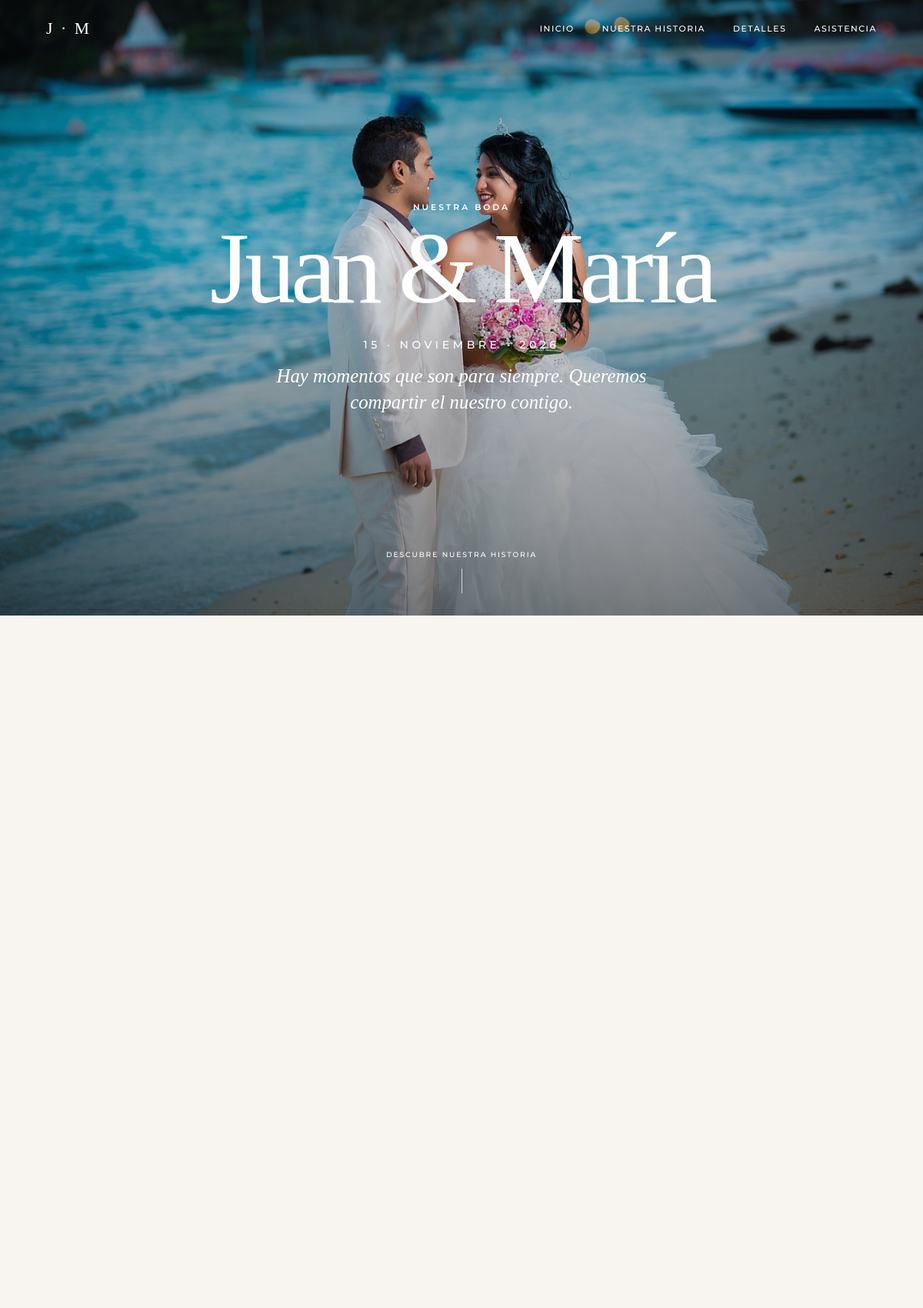
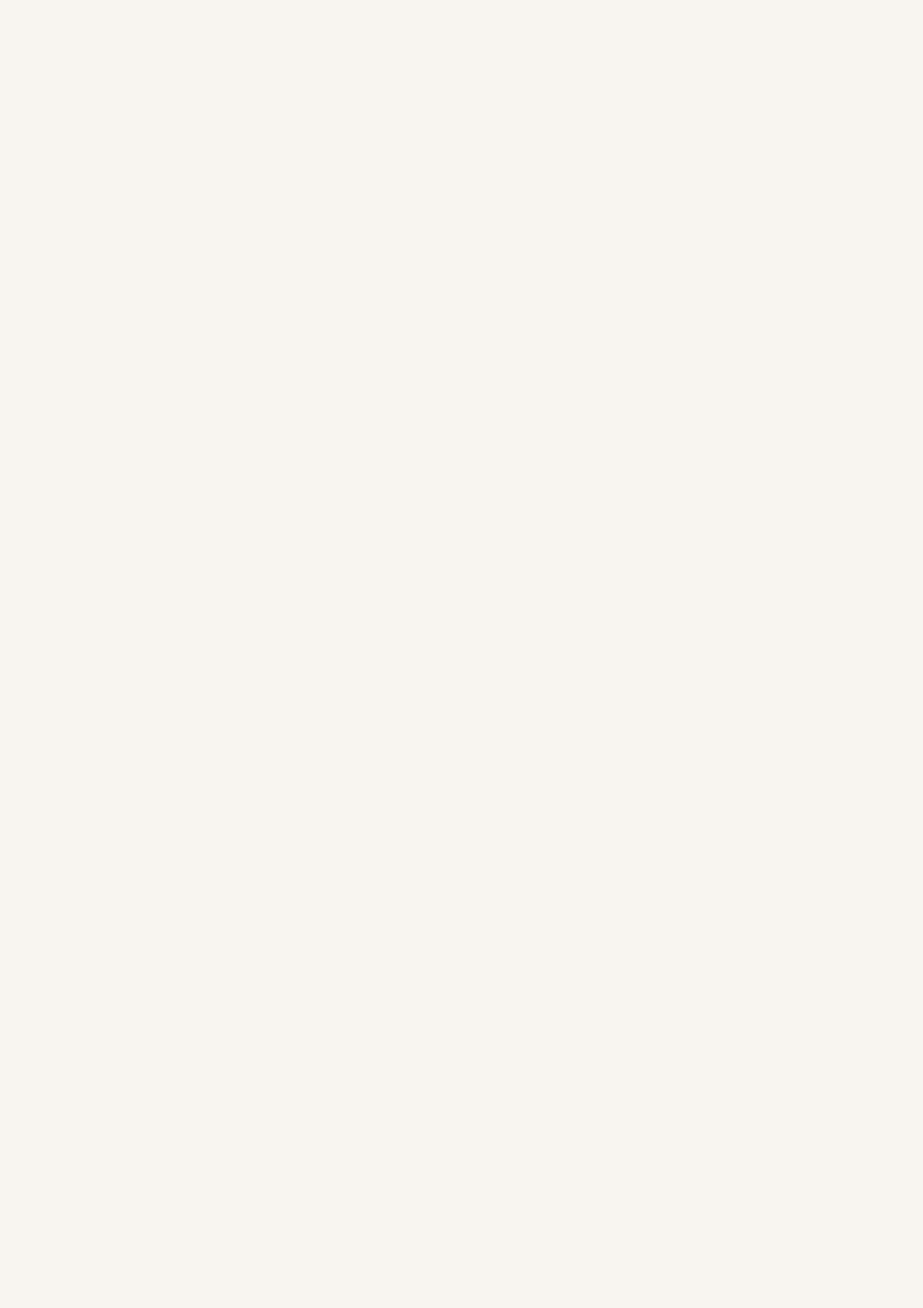
The page / (upper part) on the database its author committed (2 pictures, top to bottom).
### tables this page shows
CREATE TABLE IF NOT EXISTS `invitation_settings` (
  `id` tinyint unsigned NOT NULL DEFAULT 1,
  `bride_name` varchar(100) NOT NULL,
  `groom_name` varchar(100) NOT NULL,
  `couple_name` varchar(220) NOT NULL,
  `event_type` varchar(30) NOT NULL DEFAULT 'wedding',
  `event_label` varchar(100) NOT NULL DEFAULT 'Nuestra boda',
  `story_label` varchar(100) NOT NULL DEFAULT 'Nuestra historia',
  `story_title` varchar(180) NOT NULL DEFAULT 'Todo comenzó con un encuentro',
  `public_url` varchar(500) NOT NULL DEFAULT '',
  `preview_url` varchar(500) NOT NULL DEFAULT '',
  `event_date` date NOT NULL,
  `ceremony_time` time NOT NULL,
  `reception_time` time NOT NULL,
  `venue` varchar(180) NOT NULL,
  `address` varchar(255) NOT NULL,
  `maps_url` varchar(500) NOT NULL,
  `hero_image` varchar(500) NOT NULL,
  `venue_image` varchar(500) NOT NULL,
  `romantic_phrase` varchar(500) NOT NULL,
  `story_intro` varchar(500) NOT NULL,
  `dress_code` varchar(255) NOT NULL,
  `gift_intro` varchar(500) NOT NULL,
  `gift_enabled` tinyint(1) NOT NULL DEFAULT 1,
  `gallery_enabled` tinyint(1) NOT NULL DEFAULT 1,
  `upload_enabled` tinyint(1) NOT NULL DEFAULT 1,
  `updated_at` timestamp NOT NULL DEFAULT CURRENT_TIMESTAMP ON UPDATE CURRENT_TIMESTAMP,
  PRIMARY KEY (`id`)
);

### includes/invitation.php (called while the page is built, shortened)
<?php
require_once __DIR__ . '/database.php';
function invitation_defaults(): array
{
    return [
        'id' => 1,
        'bride_name' => 'María',
        'groom_name' => 'Juan',
        'couple_name' => 'Juan & María',
        'event_type' => 'wedding',
        'event_label' => 'Nuestra boda',
        'story_label' => 'Nuestra historia',
        'story_title' => 'Todo comenzó con un encuentro',
        'public_url' => '',
        'preview_url' => '',
        'event_date' => '2026-11-15',
        'ceremony_time' => '18:00:00',
        'reception_time' => '20:00:00',
        'venue' => 'Hacienda Los Olivos',
        'address' => 'Camino de los Olivos 150, México',
        'maps_url' => 'https://www.google.com/maps/search/?api=1&query=Hacienda+Los+Olivos',
        'hero_image' => 'imagenes/boda2.jpg',
        'venue_image' => 'imagenes/boda4.jpg',
        'romantic_phrase' => 'Hay momentos que son para siempre. Queremos compartir el nuestro contigo.',
        'story_intro' => 'Dos caminos, una historia y toda una vida por escribir.',
        'dress_code' => 'Formal · Evita vestir de blanco',
        'gift_intro' => 'El mejor regalo es compartir este día contigo.',
        'gift_enabled' => 1,
        'gallery_enabled' => 1,
        'upload_enabled' => 1,
    ];
}
function invitation_load(): array
{
    $data = invitation_defaults();
    try {
        $result = boda_db()->query('SELECT * FROM invitation_settings WHERE id = 1 LIMIT 1');
        if ($row = $result->fetch_assoc()) {
            $data = array_replace($data, $row);
        }
    } catch (Throwable $exception) {
    }
    return $data;
}
function invitation_date_parts(string $date): array
{
    $months = [1 => 'ENERO', 'FEBRERO', 'MARZO', 'ABRIL', 'MAYO', 'JUNIO', 'JULIO', 'AGOSTO', 'SEPTIEMBRE', 'OCTUBRE', 'NOVIEMBRE', 'DICIEMBRE'];
    $timestamp = strtotime($date) ?: strtotime('2026-11-15');
    return [
        'day' => date('d', $timestamp),
        'month' => $months[(int) date('n', $timestamp)],
        'year' => date('Y', $timestamp),
    ];
}
function invitation_escape(?string $value): string
{
    return htmlspecialchars((string) $value, ENT_QUOTES, 'UTF-8');
}

### includes/database.php (called while the page is built)
<?php
function boda_db(): mysqli
{
    static $connection = null;
    if ($connection instanceof mysqli) {
        return $connection;
    }
    $host = getenv('BODA_DB_HOST') ?: '127.0.0.1';
    $port = (int) (getenv('BODA_DB_PORT') ?: 8889);
    $user = getenv('BODA_DB_USER') ?: 'root';
    $password = getenv('BODA_DB_PASSWORD') ?: 'root';
    $database = getenv('BODA_DB_NAME') ?: 'baseboda';
    $connection = new mysqli($host, $user, $password, $database, $port);
    $connection->set_charset('utf8mb4');
    return $connection;
}

### index.php (the view, shortened to what this page needs)
<?php
require_once __DIR__ . '/includes/invitation.php';
$invitation = invitation_load();
$dateParts = invitation_date_parts($invitation['event_date']);
?>
<!doctype html>
<html lang="es">
<head>
    <link rel="stylesheet" href="style.css?v=2">
</head>
<body>
    <header class="site-header" id="siteHeader">
        <a class="header-monogram" href="#inicio" aria-label="Ir al inicio"><?= invitation_escape(mb_substr($invitation['groom_name'], 0, 1) . ' · ' . mb_substr($invitation['bride_name'], 0, 1)) ?></a>
        <nav class="desktop-nav" aria-label="Navegación principal">
            <a href="#inicio">Inicio</a><a href="#historia"><?= invitation_escape($invitation['story_label']) ?></a><a href="#detalles">Detalles</a><a href="#asistencia">Asistencia</a>
        </nav>
    </header>
    <main>
        <section id="inicio" class="hero" style="--hero-image: url('<?= invitation_escape($invitation['hero_image']) ?>')">
            <div class="hero-shade"></div>
            <div class="hero-content reveal is-visible">
                <p class="eyebrow hero-eyebrow"><?= invitation_escape($invitation['event_label']) ?></p>
                <h1><?= invitation_escape($invitation['couple_name']) ?></h1>
                <p class="hero-date"><?= $dateParts['day'] ?> · <?= $dateParts['month'] ?> · <?= $dateParts['year'] ?></p>
                <p class="hero-phrase"><?= invitation_escape($invitation['romantic_phrase']) ?></p>
            </div>
            <a class="hero-discover" href="#historia"><span>Descubre nuestra historia</span><span class="hero-line" aria-hidden="true"></span></a>
        </section>
        <section id="historia" class="section story-section">
            <div class="story-timeline">
            </div>
        </section>
    </main>
</body>
</html>

### style.css (style rules this page uses)
:root { --ivory:#f8f5f0;--white:#fff;--ink:#252525;--gold:#b79b62;--beige:#e8ded0;--muted:#716d67;--serif:"Cormorant Garamond",Georgia,serif;--sans:"Montserrat",Arial,sans-serif }
* { box-sizing:border-box }
html { scroll-behavior:smooth;scroll-padding-top:4rem }
body { margin:0;overflow-x:hidden;background:var(--ivory);color:var(--ink);font-family:var(--sans);font-size:16px;font-weight:300;line-height:1.75 }
a { color:inherit }
button,a { -webkit-tap-highlight-color:transparent }
.site-header { position:fixed;inset:0 0 auto;z-index:20;display:flex;align-items:center;justify-content:space-between;height:76px;padding:0 clamp(1.5rem,5vw,5rem);color:var(--white);transition:background .35s ease,color .35s ease,height .35s ease }
.header-monogram { font-family:var(--serif);font-size:1.35rem;text-decoration:none;letter-spacing:.12em }
.desktop-nav { display:flex;gap:clamp(1.5rem,3vw,3.25rem) }
.desktop-nav a { position:relative;font-size:.68rem;font-weight:500;letter-spacing:.14em;text-decoration:none;text-transform:uppercase }
.desktop-nav a::after { content:"";position:absolute;left:0;right:100%;bottom:-.45rem;height:1px;background:currentColor;transition:right .25s ease }
.hero { position:relative;display:grid;min-height:100svh;place-items:center;overflow:hidden;background:var(--ink) var(--hero-image) center 38%/cover no-repeat;color:var(--white);text-align:center }
.hero-shade { position:absolute;inset:0;background:linear-gradient(180deg,rgba(20,18,16,.28),rgba(20,18,16,.1) 40%,rgba(20,18,16,.52)) }
.hero-content { position:relative;z-index:1;width:min(90%,900px);padding:5rem 1rem }
.eyebrow { margin:0 0 1rem;color:var(--gold);font-size:.67rem;font-weight:600;letter-spacing:.28em;text-transform:uppercase }
.hero-eyebrow { color:var(--white) }
.hero h1 { margin:0;font-family:var(--serif);font-size:clamp(4.1rem,11vw,9.5rem);font-weight:400;letter-spacing:-.045em;line-height:.82;text-wrap:balance }
.hero-date { margin:2rem 0 .75rem;font-size:clamp(.7rem,1.4vw,.88rem);font-weight:500;letter-spacing:.32em;text-transform:uppercase }
.hero-phrase { width:min(100%,570px);margin:0 auto;font-family:var(--serif);font-size:clamp(1.15rem,2.4vw,1.55rem);font-style:italic;line-height:1.35 }
.hero-discover { position:absolute;z-index:2;bottom:1.8rem;display:grid;gap:.65rem;justify-items:center;font-size:.58rem;font-weight:500;letter-spacing:.2em;text-decoration:none;text-transform:uppercase }
.section { padding:clamp(5rem,10vw,9rem) clamp(1.25rem,6vw,7rem) }
.story-section { background:var(--ivory) }
.story-timeline { width:min(100%,1120px);margin:auto }
.reveal { opacity:0;transform:translateY(28px);transition:opacity .8s ease,transform .8s ease }
.reveal.is-visible { opacity:1;transform:none }

### rows shown on the page
invitation_settings: groom_name+bride_name "J · M", story_label "NUESTRA HISTORIA", hero_image (picture), event_label "NUESTRA BODA", couple_name "Juan & María", event_date "15", event_date "NOVIEMBRE", event_date "2026", romantic_phrase "Hay momentos que son para siempre. Queremos compartir el nuestro contigo."
